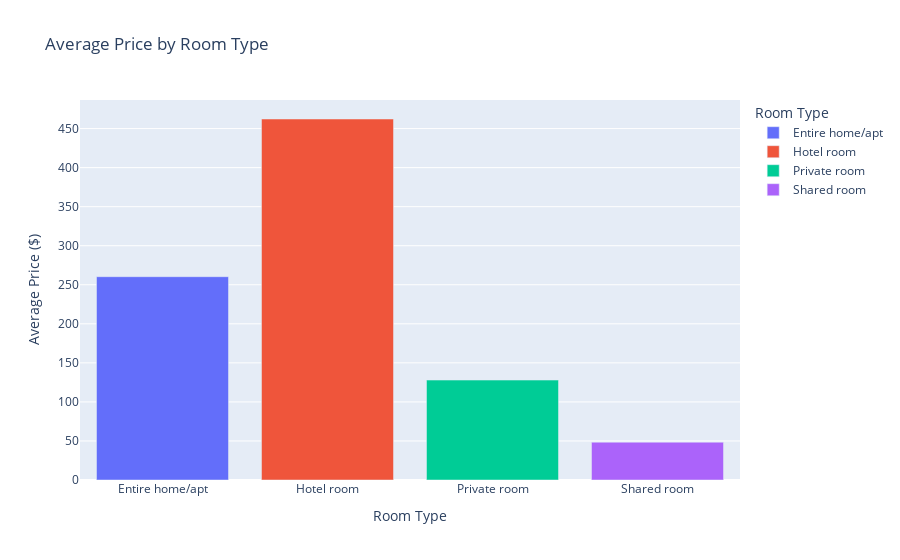

Notebook cell for this chart:
### Code cell
# Average Price by Room Type
room_prices = df.groupby('room_type')['price'].mean().reset_index()

fig = px.bar(room_prices, x='room_type', y='price',
             title='Average Price by Room Type',
             color='room_type',
             labels={'price': 'Average Price ($)', 'room_type': 'Room Type'})
fig.show()

### Figure 1 — Plotly figure (JSON) as saved in the notebook; plotly's stock layout.template omitted (floating-point values rounded to 4 significant figures)
{"data": [{"hovertemplate": "Room Type=%{x}<br>Average Price ($)=%{y}<extra></extra>", "legendgroup": "Entire home/apt", "marker": {"color": "#636efa", "pattern": {"shape": ""}}, "name": "Entire home/apt", "orientation": "v", "showlegend": true, "textposition": "auto", "type": "bar", "x": ["Entire home/apt"], "xaxis": "x", "y": [260.3], "yaxis": "y"}, {"hovertemplate": "Room Type=%{x}<br>Average Price ($)=%{y}<extra></extra>", "legendgroup": "Hotel room", "marker": {"color": "#EF553B", "pattern": {"shape": ""}}, "name": "Hotel room", "orientation": "v", "showlegend": true, "textposition": "auto", "type": "bar", "x": ["Hotel room"], "xaxis": "x", "y": [462.3], "yaxis": "y"}, {"hovertemplate": "Room Type=%{x}<br>Average Price ($)=%{y}<extra></extra>", "legendgroup": "Private room", "marker": {"color": "#00cc96", "pattern": {"shape": ""}}, "name": "Private room", "orientation": "v", "showlegend": true, "textposition": "auto", "type": "bar", "x": ["Private room"], "xaxis": "x", "y": [128.0], "yaxis": "y"}, {"hovertemplate": "Room Type=%{x}<br>Average Price ($)=%{y}<extra></extra>", "legendgroup": "Shared room", "marker": {"color": "#ab63fa", "pattern": {"shape": ""}}, "name": "Shared room", "orientation": "v", "showlegend": true, "textposition": "auto", "type": "bar", "x": ["Shared room"], "xaxis": "x", "y": [48.42], "yaxis": "y"}], "layout": {"barmode": "relative", "legend": {"title": {"text": "Room Type"}, "tracegroupgap": 0}, "title": {"text": "Average Price by Room Type"}, "xaxis": {"anchor": "y", "categoryarray": ["Entire home/apt", "Hotel room", "Private room", "Shared room"], "categoryorder": "array", "domain": [0, 1], "title": {"text": "Room Type"}}, "yaxis": {"anchor": "x", "domain": [0, 1], "title": {"text": "Average Price ($)"}}}}
